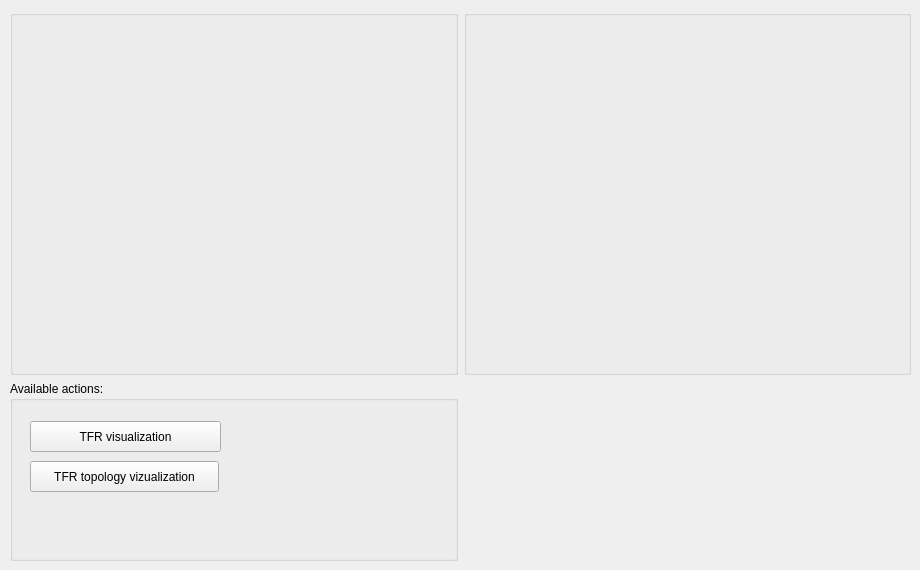
            <widget class="QWidget" name="tabTFR">
             <attribute name="title">
              <string>TFR</string>
             </attribute>
             <widget class="QWidget" name="gridLayoutWidget_3">
              <property name="geometry">
               <rect>
                <x>10</x>
                <y>10</y>
                <width>901</width>
                <height>551</height>
               </rect>
              </property>
              <layout class="QGridLayout" name="gridLayout_8">
               <item row="0" column="0">
                <widget class="QGroupBox" name="groupBoxEpochsTFR">
                 <property name="title">
                  <string/>
                 </property>
                </widget>
               </item>
               <item row="0" column="1">
                <widget class="QGroupBox" name="groupBoxEpochParamsTFR">
                 <property name="title">
                  <string/>
                 </property>
                </widget>
               </item>
               <item row="1" column="0">
                <widget class="QGroupBox" name="groupBoxAvailableTFR">
                 <property name="maximumSize">
                  <size>
                   <width>500</width>
                   <height>180</height>
                  </size>
                 </property>
                 <property name="title">
                  <string>Available actions:</string>
                 </property>
                 <widget class="QPushButton" name="pushButtonTFRTopology">
                  <property name="geometry">
                   <rect>
                    <x>20</x>
                    <y>80</y>
                    <width>189</width>
                    <height>31</height>
                   </rect>
                  </property>
                  <property name="text">
                   <string>TFR topology vizualization</string>
                  </property>
                 </widget>
                 <widget class="QPushButton" name="pushButtonTFR">
                  <property name="geometry">
                   <rect>
                    <x>20</x>
                    <y>40</y>
                    <width>191</width>
                    <height>31</height>
                   </rect>
                  </property>
                  <property name="text">
                   <string>TFR visualization</string>
                  </property>
                 </widget>
                </widget>
               </item>
              </layout>
             </widget>
            </widget>
